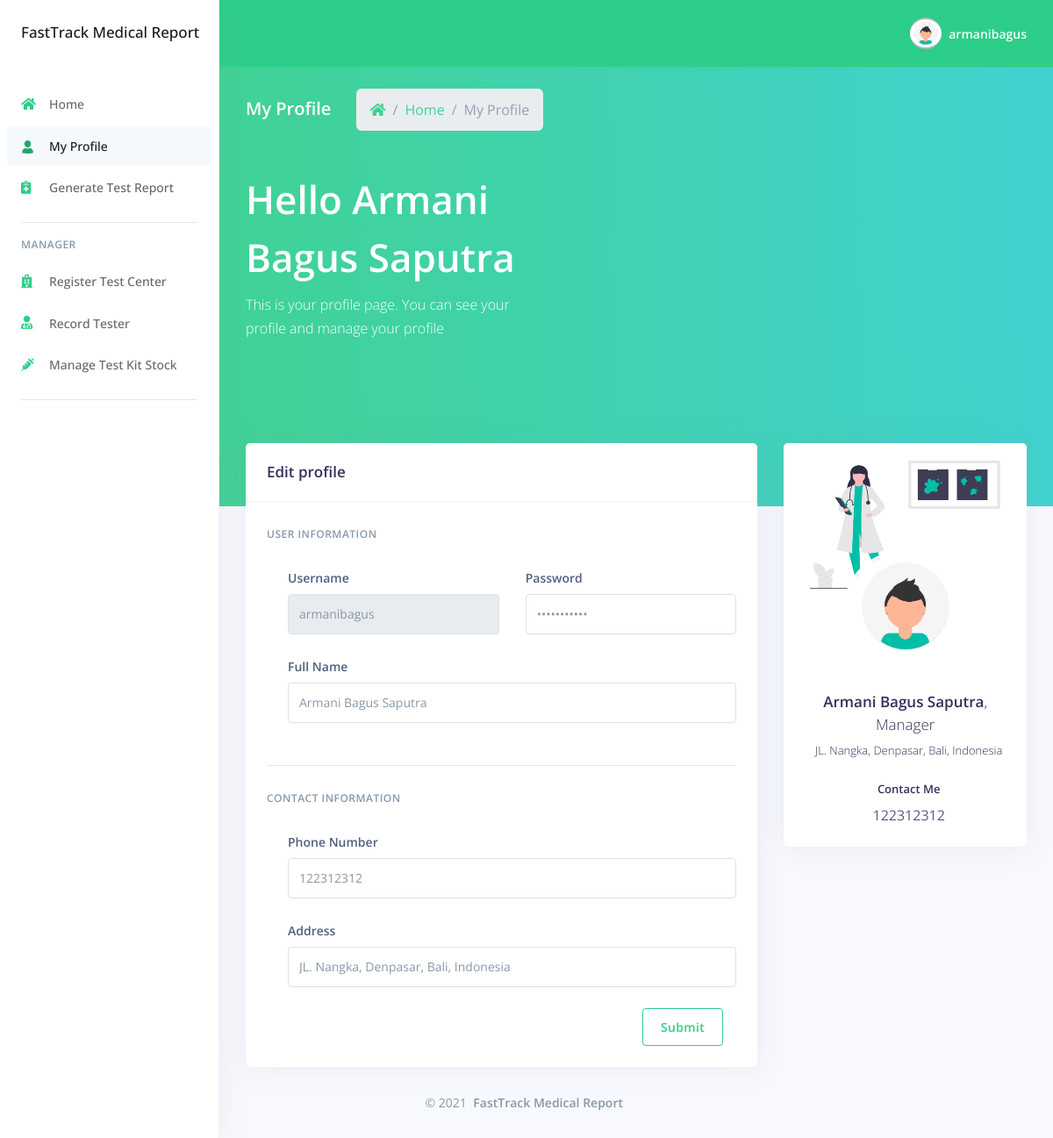
Before: /views-manager/profile.php (signed in) with the older database file.
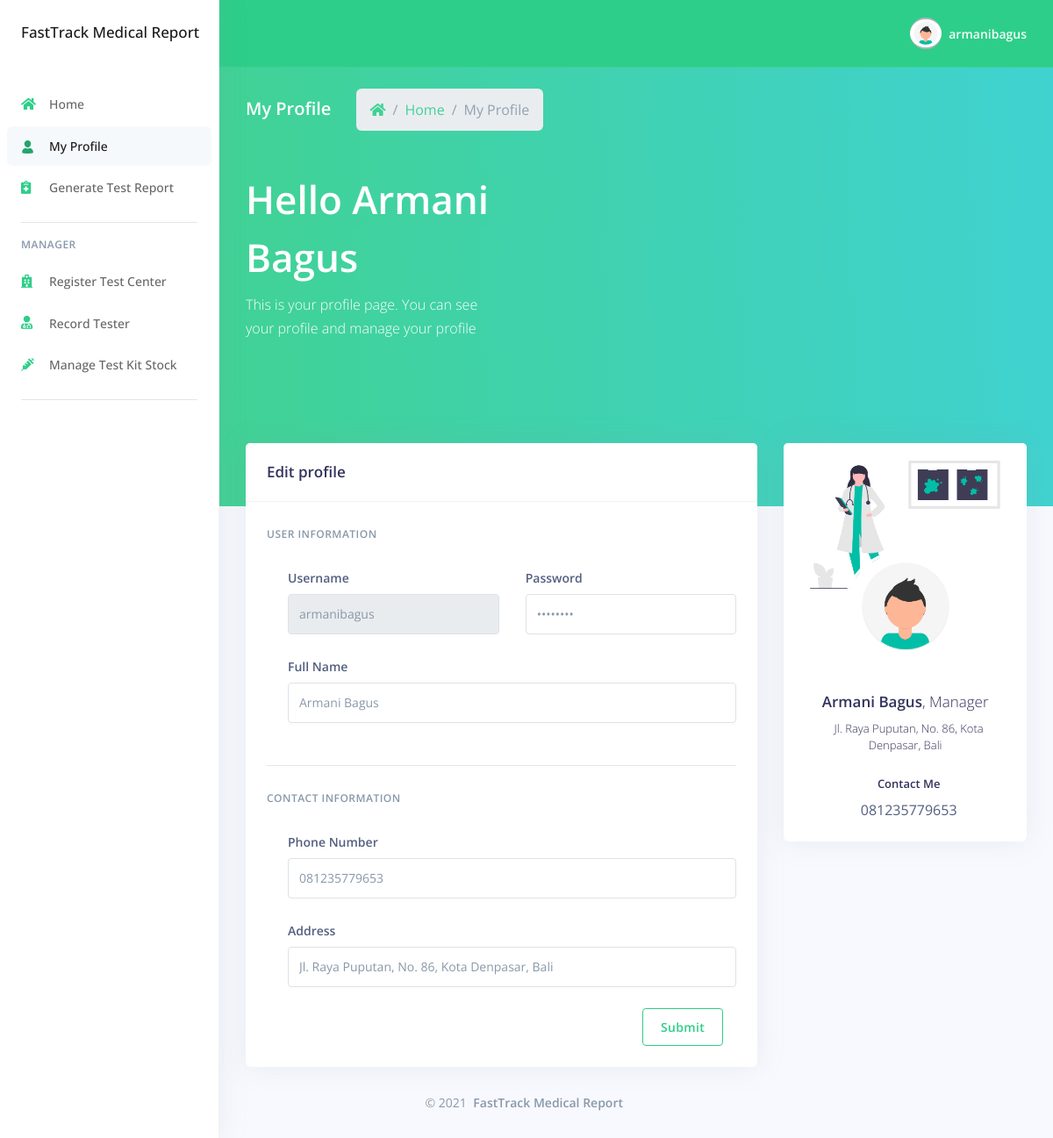
After: the same page with the newer database file.
### tables this page shows
CREATE TABLE `center_officer` (
  `officer_id` int(11) NOT NULL,
  `center_id` int(11) NOT NULL,
  `username` varchar(18) NOT NULL,
  `password` varchar(18) NOT NULL,
  `name` varchar(30) NOT NULL,
  `phone_number` varchar(15) NOT NULL,
  `address` varchar(100) NOT NULL,
  `position` varchar(8) NOT NULL
);

### views-manager/profile.php (the view, shortened to what this page needs)
<!DOCTYPE html>
<html lang="en">
<head>
    <link rel="stylesheet" href="../assets/vendor/nucleo/css/nucleo.css" type="text/css">
    <link rel="stylesheet" href="../assets/vendor/@fortawesome/fontawesome-free/css/all.min.css" type="text/css">
    <link rel="stylesheet" href="../assets/css/style.css?v=1.2.0" type="text/css">
</head>
<body>
<nav class="sidenav navbar navbar-vertical  fixed-left  navbar-expand-xs navbar-light bg-white" id="sidenav-main">
    <div class="scrollbar-inner">
        <div class="sidenav-header  align-items-center">
            <a class="navbar-brand" href="javascript:void(0)" style="text-align: left; font-size: 17px; font-weight: 500">
                FastTrack Medical Report
            </a>
        </div>
        <div class="navbar-inner">
            <div class="collapse navbar-collapse" id="sidenav-collapse-main">
                <ul class="navbar-nav">
                    <li class="nav-item">
                        <a class="nav-link" href="home.php">
                            <i class="fas fa-home text-green"></i>
                            <span class="nav-link-text">Home</span>
                        </a>
                    </li>
                    <li class="nav-item">
                        <a class="nav-link active" href="profile.php">
                            <i class="ni ni-single-02 text-primary"></i>
                            <span class="nav-link-text">My Profile</span>
                        </a>
                    </li>
                    <li class="nav-item">
                        <a class="nav-link" href="generate-test-report.php">
                            <i class="fas fa-notes-medical text-green"></i>
                            <span class="nav-link-text">Generate Test Report</span>
                        </a>
                    </li>
                </ul>
                <hr class="my-3">
                <h6 class="navbar-heading p-0 text-muted">
                    <span class="docs-normal">Manager</span>
                </h6>
                <ul class="navbar-nav">
                    <li class="nav-item">
                        <a class="nav-link" href="register-test-center.php">
                            <i class="fa fa-hospital text-green"></i>
                            <span class="nav-link-text">Register Test Center</span>
                        </a>
                    </li>
                    <li class="nav-item">
                        <a class="nav-link" href="record-tester.php">
                            <i class="fas fa-user-md text-green"></i>
                            <span class="nav-link-text">Record Tester</span>
                        </a>
                    </li>
                    <li class="nav-item">
                        <a class="nav-link" href="manage-test-kit-stock.php">
                            <i class="fas fa-syringe text-green"></i>
                            <span class="nav-link-text">Manage Test Kit Stock</span>
                        </a>
                    </li>
                </ul>
                <hr class="my-3">
            </div>
        </div>
    </div>
</nav>
<div class="main-content" id="panel">
    <?php include '../views-layouts/top-nav.php'?>
    <div class="header pb-6 d-flex align-items-center" style="min-height: 500px; background-position: center top;">
        <span class="mask bg-gradient-success opacity-8">
            <div class="header bg-gradient-success pb-6">
              <div class="container-fluid">
                <div class="header-body">
                  <div class="row align-items-center py-4">
                    <div class="col-lg-6 col-7">
                      <h6 class="h2 text-white d-inline-block mb-0">My Profile</h6>
                      <nav aria-label="breadcrumb" class="d-none d-md-inline-block ml-md-4">
                        <ol class="breadcrumb breadcrumb-links breadcrumb-dark">
                          <li class="breadcrumb-item"><a href="home.php"><i class="fas fa-home text-success"></i></a></li>
                          <li class="breadcrumb-item"><a class="text-success" href="home.php">Home</a></li>
                          <li class="breadcrumb-item active" aria-current="page">My Profile</li>
                        </ol>
                      </nav>
                    </div>
                  </div>
                </div>
              </div>
            </div>
        </span>
        <div class="container-fluid d-flex align-items-center">
            <div class="row">
                <div class="col-lg-7 col-md-10">
                    <br><br>
                    <?php
                    include '../action/connection.php';
                    $username = $_SESSION['username'];
                    $user_manager = mysqli_query($connect, "select * from center_officer where username='$username'");
                    while($manager = mysqli_fetch_array($user_manager)){
                    ?>
                    <h1 class="display-2 text-white">Hello <?php echo $manager['name']?></h1>
                    <p class="text-white mt-0 mb-5">This is your profile page. You can see your profile and manage your profile</p>
                </div>
            </div>
        </div>
    </div>
    <div class="container-fluid mt--6">
        <div class="row">
            <div class="col-xl-4 order-xl-2">
                <div class="card card-profile">
                    <img src="../assets/img/brand/profile.png" alt="Image placeholder" class="card-img-top">
                    <div class="row justify-content-center">
                        <div class="col-lg-3 order-lg-2">
                            <div class="card-profile-image">
                                <a href="#">
                                    <img alt="Image placeholder" src="../assets/img/brand/user.png" class="rounded-circle">
                                </a>
                            </div>
                        </div>
                    </div>
                    <div class="card-body pt-0">
                        <br><br><br><br>
                        <div class="text-center">
                            <h5 class="h3">
                              <?php echo $manager['name']?><span class="font-weight-light">, <?php echo $manager['position']?></span>
                            </h5>
                            <div class="h5 font-weight-300">
                                <i class="ni location_pin mr-2"></i><?php echo $manager['address']?>
                            </div>
                            <div class="h5 mt-4">
                                <i class="ni business_briefcase-24 mr-2"></i>Contact Me
                            </div>
                            <div>
                                <i class="ni education_hat mr-2"></i><?php echo $manager['phone_number']?>
                            </div>
                        </div>
                    </div>
                </div>
            </div>
            <div class="col-xl-8 order-xl-1">
                <div class="card">
                    <div class="card-header">
                        <div class="row align-items-center">
                            <div class="col-8">
                                <h3 class="mb-0">Edit profile </h3>
                            </div>
                        </div>
                    </div>
                    <div class="card-body">
                        <form role="form" action="../action/action-edit-profile.php" method="post" onSubmit="return validation()">
                            <h6 class="heading-small text-muted mb-4">User information</h6>
                            <div class="pl-lg-4">
                                <div class="row">
                                    <div class="col-lg-6">
                                        <div class="form-group">
                                            <label class="form-control-label" for="input-username">Username</label>
                                            <input type="text" name="username" id="username" class="form-control" placeholder="Username" value="<?php echo $manager['username']?>" disabled>
                                        </div>
                                    </div>
                                    <div class="col-lg-6">
                                        <div class="form-group">
                                            <label class="form-control-label">Password</label>
                                            <input type="password" name="password" id="password" class="form-control" placeholder="Enter new password" value="<?php echo $manager['password']?>">
                                        </div>
                                    </div>
                                    <div class="col-lg-12">
                                        <div class="form-group">
                                            <label class="form-control-label">Full Name</label>
                                            <input type="text" name="name" id="name" class="form-control" placeholder="Enter full name" value="<?php echo $manager['name']?>">
                                        </div>
                                    </div>
                                </div>
                            </div>
                            <hr class="my-4" />
                            <h6 class="heading-small text-muted mb-4">Contact information</h6>
                            <div class="pl-lg-4">
                                <div class="row">
                                    <div class="col-md-12">
                                        <div class="form-group">
                                            <label class="form-control-label" >Phone Number</label>
                                            <input type="text" name="phone_number" id="phone_number" class="form-control" placeholder="Phone Number" value="<?php echo $manager['phone_number']?>">
                                        </div>
                                    </div>
                                    <div class="col-md-12">
                                        <div class="form-group">
                                            <label class="form-control-label" >Address</label>
                                            <input type="text" name="address" id="address" class="form-control" placeholder="Home Address" value="<?php echo $manager['address']?>">
                                        </div>
                                    </div>
                                </div>
                            </div>
                            <div class="col text-right">
                                <input type="submit" class="btn btn-outline-success" value="Submit">
                            </div>
                        </form>
                        <?php
                        }
                        ?>
                    </div>
                </div>
            </div>
        </div>
        <?php include '../views-layouts/footer.php'?>
    </div>
</div>
</body>
</html>

### views-layouts/top-nav.php (shortened to what this page needs)
<nav class="navbar navbar-top navbar-expand navbar-dark bg-green border-bottom">
    <div class="container-fluid">
        <div class="collapse navbar-collapse" id="navbarSupportedContent">
            <ul class="navbar-nav align-items-center  ml-auto ml-md-0 ">
                <li class="nav-item dropdown">
                    <a class="nav-link pr-0" href="#" role="button" data-toggle="dropdown" aria-haspopup="true" aria-expanded="false">
                        <div class="media align-items-center">
                  <span class="avatar avatar-sm rounded-circle">
                    <img alt="Image placeholder" src="../assets/img/brand/user.png">
                  </span>
                            <div class="media-body  ml-2  d-none d-lg-block">
                                <span class="mb-0 text-sm  font-weight-bold"><?php echo $_SESSION['username']?></span>
                            </div>
                        </div>
                    </a>
                </li>
            </ul>
        </div>
    </div>
</nav>

### views-layouts/footer.php
<footer class="footer pt-0">
    <div class="row align-items-center justify-content-lg-between">
      <div class="col-lg-6">
        <ul class="nav nav-footer justify-content-center justify-content-lg-end">
          <div class="copyright text-center  text-lg-left  text-muted">
            &copy; 2021 <a class="font-weight-bold ml-1" target="_blank">FastTrack Medical Report</a>
          </div>
        </ul>
      </div>
  </div>
</footer>

Changed rows visible on the page:
changed center_officer "Manager": name "Armani Bagus Saputra" → "Armani Bagus"; address "JL. Nangka, Denpasar, Bali, Indonesia" → "Jl. Raya Puputan, No. 86, Kota Denpasar, Bali"; phone_number "122312312" → "081235779653"
